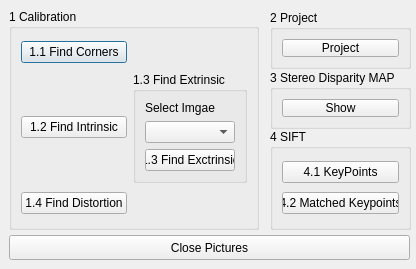
<?xml version="1.0" encoding="UTF-8"?>
<ui version="4.0">
 <class>Dialog</class>
 <widget class="QDialog" name="Dialog">
  <property name="geometry">
   <rect>
    <x>0</x>
    <y>0</y>
    <width>416</width>
    <height>269</height>
   </rect>
  </property>
  <property name="windowTitle">
   <string>Dialog</string>
  </property>
  <widget class="QGroupBox" name="groupBox_2">
   <property name="geometry">
    <rect>
     <x>9</x>
     <y>9</y>
     <width>250</width>
     <height>221</height>
    </rect>
   </property>
   <property name="title">
    <string>1 Calibration</string>
   </property>
   <layout class="QGridLayout" name="gridLayout_3">
    <item row="0" column="0">
     <widget class="QPushButton" name="pushButton">
      <property name="text">
       <string>1.1 Find Corners</string>
      </property>
     </widget>
    </item>
    <item row="1" column="0">
     <widget class="QPushButton" name="pushButton_2">
      <property name="text">
       <string>1.2 Find Intrinsic</string>
      </property>
     </widget>
    </item>
    <item row="1" column="1">
     <widget class="QGroupBox" name="groupBox">
      <property name="title">
       <string>1.3 Find Extrinsic</string>
      </property>
      <layout class="QGridLayout" name="gridLayout">
       <item row="0" column="0">
        <widget class="QLabel" name="label">
         <property name="text">
          <string>Select Imgae</string>
         </property>
        </widget>
       </item>
       <item row="1" column="0">
        <widget class="QComboBox" name="comboBox"/>
       </item>
       <item row="2" column="0">
        <widget class="QPushButton" name="pushButton_3">
         <property name="text">
          <string>1.3 Find Exctrinsic</string>
         </property>
        </widget>
       </item>
      </layout>
     </widget>
    </item>
    <item row="2" column="0">
     <widget class="QPushButton" name="pushButton_4">
      <property name="text">
       <string>1.4 Find Distortion</string>
      </property>
     </widget>
    </item>
   </layout>
   <zorder>groupBox</zorder>
   <zorder>pushButton</zorder>
   <zorder>pushButton_2</zorder>
   <zorder>pushButton_4</zorder>
  </widget>
  <widget class="QGroupBox" name="groupBox_5">
   <property name="geometry">
    <rect>
     <x>270</x>
     <y>10</y>
     <width>141</width>
     <height>59</height>
    </rect>
   </property>
   <property name="title">
    <string>2 Project</string>
   </property>
   <layout class="QGridLayout" name="gridLayout_4">
    <item row="0" column="0">
     <widget class="QPushButton" name="pushButton_11">
      <property name="text">
       <string>Project</string>
      </property>
     </widget>
    </item>
   </layout>
  </widget>
  <widget class="QGroupBox" name="groupBox_6">
   <property name="geometry">
    <rect>
     <x>270</x>
     <y>70</y>
     <width>141</width>
     <height>59</height>
    </rect>
   </property>
   <property name="title">
    <string>3 Stereo Disparity MAP</string>
   </property>
   <layout class="QGridLayout" name="gridLayout_5">
    <item row="0" column="0">
     <widget class="QPushButton" name="pushButton_12">
      <property name="text">
       <string>Show</string>
      </property>
     </widget>
    </item>
   </layout>
  </widget>
  <widget class="QPushButton" name="pushButton_5">
   <property name="geometry">
    <rect>
     <x>9</x>
     <y>235</y>
     <width>401</width>
     <height>25</height>
    </rect>
   </property>
   <property name="text">
    <string>Close Pictures</string>
   </property>
  </widget>
  <widget class="QGroupBox" name="groupBox_7">
   <property name="geometry">
    <rect>
     <x>270</x>
     <y>129</y>
     <width>141</width>
     <height>101</height>
    </rect>
   </property>
   <property name="title">
    <string>4 SIFT</string>
   </property>
   <layout class="QGridLayout" name="gridLayout_6">
    <item row="0" column="0">
     <widget class="QPushButton" name="pushButton_13">
      <property name="text">
       <string>4.1 KeyPoints</string>
      </property>
     </widget>
    </item>
    <item row="1" column="0">
     <widget class="QPushButton" name="pushButton_14">
      <property name="text">
       <string>4.2 Matched Keypoints</string>
      </property>
     </widget>
    </item>
   </layout>
  </widget>
 </widget>
 <resources/>
 <connections/>
</ui>
